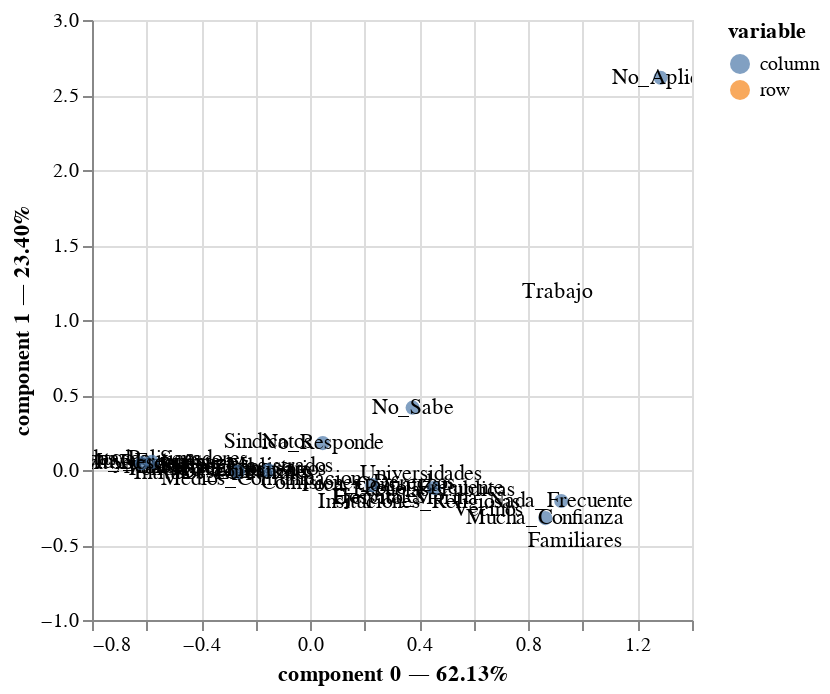

Write notebook code for a chart like this one.
### Markdown cell above
Las dos primeras componentes explican más del **80% de la varianza total**.

### Code cell
ca.plot(contingency_table_corruption_confidence_updated, x_component = 0, y_component = 1, show_row_markers = False,
        show_column_markers = True, show_row_labels = True, show_column_labels = True)

### Figure 1 — Vega specification as saved in the notebook (floating-point values rounded to 4 significant figures)
{"$schema": "https://vega.github.io/schema/vega/v5.json", "data": [{"name": "param_19_store"}, {"name": "source_0", "values": [{"component 0": 0.1765, "component 1": -0.08461, "value": "Comisiones_Derechos", "variable": "row"}, {"component 0": -0.5718, "component 1": 0.07334, "value": "Diputados_Senadores", "variable": "row"}, {"component 0": 0.3464, "component 1": -0.1836, "value": "Ejercito_Marina", "variable": "row"}, {"component 0": -0.147, "component 1": 0.004472, "value": "Empresarios", "variable": "row"}, {"component 0": 0.4527, "component 1": -0.1366, "value": "Escuelas_Publicas", "variable": "row"}, {"component 0": 0.9723, "component 1": -0.4722, "value": "Familiares", "variable": "row"}, {"component 0": -0.4453, "component 1": 0.01992, "value": "Gubernatura", "variable": "row"}, {"component 0": 0.2528, "component 1": -0.1772, "value": "Hospitales", "variable": "row"}, {"component 0": 0.3978, "component 1": -0.2131, "value": "Insituciones_Religiosas", "variable": "row"}, {"component 0": -0.3176, "component 1": -0.02236, "value": "Intitutos_Electorales", "variable": "row"}, {"component 0": -0.2349, "component 1": 0.02546, "value": "Jueces_Magistrados", "variable": "row"}, {"component 0": -0.1794, "component 1": -0.06233, "value": "Medios_Comunicacion", "variable": "row"}, {"component 0": -0.375, "component 1": 0.01922, "value": "Ministerio_Publico", "variable": "row"}, {"component 0": -0.3485, "component 1": 0.008839, "value": "Municipio", "variable": "row"}, {"component 0": -0.6827, "component 1": 0.07131, "value": "Partidos_Politicos", "variable": "row"}, {"component 0": -0.5529, "component 1": 0.006161, "value": "Policia", "variable": "row"}, {"component 0": -0.5517, "component 1": 0.04556, "value": "Secretarias", "variable": "row"}, {"component 0": -0.1543, "component 1": 0.1893, "value": "Sindicatos", "variable": "row"}, {"component 0": 0.904, "component 1": 1.186, "value": "Trabajo", "variable": "row"}, {"component 0": 0.4064, "component 1": -0.02809, "value": "Universidades", "variable": "row"}, {"component 0": 0.6521, "component 1": -0.2696, "value": "Vecinos", "variable": "row"}]}, {"name": "source_1", "values": [{"component 0": 0.1765, "component 1": -0.08461, "label": "Comisiones_Derechos"}, {"component 0": -0.5718, "component 1": 0.07334, "label": "Diputados_Senadores"}, {"component 0": 0.3464, "component 1": -0.1836, "label": "Ejercito_Marina"}, {"component 0": -0.147, "component 1": 0.004472, "label": "Empresarios"}, {"component 0": 0.4527, "component 1": -0.1366, "label": "Escuelas_Publicas"}, {"component 0": 0.9723, "component 1": -0.4722, "label": "Familiares"}, {"component 0": -0.4453, "component 1": 0.01992, "label": "Gubernatura"}, {"component 0": 0.2528, "component 1": -0.1772, "label": "Hospitales"}, {"component 0": 0.3978, "component 1": -0.2131, "label": "Insituciones_Religiosas"}, {"component 0": -0.3176, "component 1": -0.02236, "label": "Intitutos_Electorales"}, {"component 0": -0.2349, "component 1": 0.02546, "label": "Jueces_Magistrados"}, {"component 0": -0.1794, "component 1": -0.06233, "label": "Medios_Comunicacion"}, {"component 0": -0.375, "component 1": 0.01922, "label": "Ministerio_Publico"}, {"component 0": -0.3485, "component 1": 0.008839, "label": "Municipio"}, {"component 0": -0.6827, "component 1": 0.07131, "label": "Partidos_Politicos"}, {"component 0": -0.5529, "component 1": 0.006161, "label": "Policia"}, {"component 0": -0.5517, "component 1": 0.04556, "label": "Secretarias"}, {"component 0": -0.1543, "component 1": 0.1893, "label": "Sindicatos"}, {"component 0": 0.904, "component 1": 1.186, "label": "Trabajo"}, {"component 0": 0.4064, "component 1": -0.02809, "label": "Universidades"}, {"component 0": 0.6521, "component 1": -0.2696, "label": "Vecinos"}]}, {"name": "source_2", "values": [{"component 0": -0.5805, "component 1": 0.05403, "value": "Muy_Frecuente", "variable": "column"}, {"component 0": -0.1527, "component 1": -0.002761, "value": "Frecuente", "variable": "column"}, {"component 0": 0.4542, "component 1": -0.1192, "value": "Poco_Frecuente", "variable": "column"}, {"component 0": 0.9206, "component 1": -0.2067, "value": "Nada_Frecuente", "variable": "column"}, {"component 0": 0.3757, "component 1": 0.4158, "value": "No_Sabe", "variable": "column"}, {"component 0": 0.8623, "component 1": -0.3204, "value": "Mucha_Confianza", "variable": "column"}, {"component 0": 0.2274, "component 1": -0.101, "value": "Poca_Confianza", "variable": "column"}, {"component 0": -0.2648, "component 1": -0.01329, "value": "Desconfianza", "variable": "column"}, {"component 0": -0.6172, "component 1": 0.04598, "value": "Mucha_Desconfianza", "variable": "column"}, {"component 0": 1.285, "component 1": 2.615, "value": "No_Aplica", "variable": "column"}, {"component 0": 0.04605, "component 1": 0.1793, "value": "No_Responde", "variable": "column"}]}, {"name": "source_3", "values": [{"component 0": -0.5805, "component 1": 0.05403, "label": "Muy_Frecuente"}, {"component 0": -0.1527, "component 1": -0.002761, "label": "Frecuente"}, {"component 0": 0.4542, "component 1": -0.1192, "label": "Poco_Frecuente"}, {"component 0": 0.9206, "component 1": -0.2067, "label": "Nada_Frecuente"}, {"component 0": 0.3757, "component 1": 0.4158, "label": "No_Sabe"}, {"component 0": 0.8623, "component 1": -0.3204, "label": "Mucha_Confianza"}, {"component 0": 0.2274, "component 1": -0.101, "label": "Poca_Confianza"}, {"component 0": -0.2648, "component 1": -0.01329, "label": "Desconfianza"}, {"component 0": -0.6172, "component 1": 0.04598, "label": "Mucha_Desconfianza"}, {"component 0": 1.285, "component 1": 2.615, "label": "No_Aplica"}, {"component 0": 0.04605, "component 1": 0.1793, "label": "No_Responde"}]}, {"name": "source_0_color_domain_variable_0", "values": [{"variable": "row"}]}, {"name": "source_2_color_domain_variable_1", "values": [{"variable": "column"}]}], "signals": [{"name": "unit", "value": {}, "on": [{"events": "pointermove", "update": "isTuple(group()) ? group() : unit"}]}, {"name": "param_19", "update": "vlSelectionResolve(\"param_19_store\", \"union\")"}, {"name": "param_19_component_0", "on": [{"events": [{"source": "view", "type": "dblclick"}], "update": "null"}, {"events": {"signal": "param_19_translate_delta"}, "update": "panLinear(param_19_translate_anchor.extent_x, -param_19_translate_delta.x / width)"}, {"events": {"signal": "param_19_zoom_delta"}, "update": "zoomLinear(domain(\"x\"), param_19_zoom_anchor.x, param_19_zoom_delta)"}]}, {"name": "param_19_component_1", "on": [{"events": [{"source": "view", "type": "dblclick"}], "update": "null"}, {"events": {"signal": "param_19_translate_delta"}, "update": "panLinear(param_19_translate_anchor.extent_y, param_19_translate_delta.y / height)"}, {"events": {"signal": "param_19_zoom_delta"}, "update": "zoomLinear(domain(\"y\"), param_19_zoom_anchor.y, param_19_zoom_delta)"}]}, {"name": "param_19_tuple", "on": [{"events": [{"signal": "param_19_component_0 || param_19_component_1"}], "update": "param_19_component_0 && param_19_component_1 ? {unit: \"view_18\", fields: param_19_tuple_fields, values: [param_19_component_0,param_19_component_1]} : null"}]}, {"name": "param_19_tuple_fields", "value": [{"field": "component 0", "channel": "x", "type": "R"}, {"field": "component 1", "channel": "y", "type": "R"}]}, {"name": "param_19_translate_anchor", "value": {}, "on": [{"events": [{"source": "scope", "type": "pointerdown"}], "update": "{x: x(unit), y: y(unit), extent_x: domain(\"x\"), extent_y: domain(\"y\")}"}]}, {"name": "param_19_translate_delta", "value": {}, "on": [{"events": [{"source": "window", "between": [{"source": "scope", "type": "pointerdown"}, {"source": "window", "type": "pointerup"}], "type": "pointermove", "consume": true}], "update": "{x: param_19_translate_anchor.x - x(unit), y: param_19_translate_anchor.y - y(unit)}"}]}, {"name": "param_19_zoom_anchor", "on": [{"events": [{"source": "scope", "type": "wheel", "consume": true}], "update": "{x: invert(\"x\", x(unit)), y: invert(\"y\", y(unit))}"}]}, {"name": "param_19_zoom_delta", "on": [{"events": [{"source": "scope", "consume": true, "type": "wheel"}], "update": "pow(1.001, event.deltaY * pow(16, event.deltaMode))", "force": true}]}, {"name": "param_19_modify", "on": [{"events": {"signal": "param_19_tuple"}, "update": "modify(\"param_19_store\", param_19_tuple, true)"}]}], "marks": [{"type": "symbol", "name": "view_18_marks", "from": {"data": "source_0"}, "encode": {"update": {"tooltip": {"signal": "{\"variable\": isValid(datum[\"variable\"]) ? datum[\"variable\"] : \"\"+datum[\"variable\"], \"value\": isValid(datum[\"value\"]) ? datum[\"value\"] : \"\"+datum[\"value\"], \"component 0\": format(datum[\"component 0\"], \"\"), \"component 1\": format(datum[\"component 1\"], \"\")}"}, "fill": {"field": "variable", "scale": "color"}, "opacity": {"value": 0.7}, "size": {"value": 0}, "x": {"field": "component 0", "scale": "x"}, "y": {"field": "component 1", "scale": "y"}, "shape": {"value": "circle"}}}, "interactive": true, "clip": true, "style": ["circle"]}, {"type": "text", "name": "layer_1_marks", "from": {"data": "source_1"}, "encode": {"update": {"fill": {"value": "black"}, "text": {"signal": "isValid(datum[\"label\"]) ? datum[\"label\"] : \"\"+datum[\"label\"]"}, "x": {"field": "component 0", "scale": "x"}, "baseline": {"value": "middle"}, "y": {"field": "component 1", "scale": "y"}, "align": {"value": "center"}}}, "clip": true, "interactive": false, "style": ["text"]}, {"type": "symbol", "name": "layer_2_marks", "from": {"data": "source_2"}, "encode": {"update": {"y": {"field": "component 1", "scale": "y"}, "shape": {"value": "circle"}, "size": {"value": 50}, "x": {"field": "component 0", "scale": "x"}, "tooltip": {"signal": "{\"variable\": isValid(datum[\"variable\"]) ? datum[\"variable\"] : \"\"+datum[\"variable\"], \"value\": isValid(datum[\"value\"]) ? datum[\"value\"] : \"\"+datum[\"value\"], \"component 0\": format(datum[\"component 0\"], \"\"), \"component 1\": format(datum[\"component 1\"], \"\")}"}, "fill": {"field": "variable", "scale": "color"}, "opacity": {"value": 0.7}}}, "clip": true, "style": ["circle"], "interactive": true}, {"type": "text", "name": "layer_3_marks", "from": {"data": "source_3"}, "encode": {"update": {"align": {"value": "center"}, "fill": {"value": "black"}, "text": {"signal": "isValid(datum[\"label\"]) ? datum[\"label\"] : \"\"+datum[\"label\"]"}, "x": {"field": "component 0", "scale": "x"}, "y": {"field": "component 1", "scale": "y"}, "baseline": {"value": "middle"}}}, "clip": true, "interactive": false, "style": ["text"]}], "scales": [{"name": "x", "type": "linear", "domain": {"fields": [{"data": "source_0", "field": "component 0"}, {"data": "source_1", "field": "component 0"}, {"data": "source_2", "field": "component 0"}, {"data": "source_3", "field": "component 0"}]}, "range": [0, {"signal": "width"}], "zero": false, "nice": true, "domainRaw": {"signal": "param_19[\"component 0\"]"}}, {"name": "y", "type": "linear", "domain": {"fields": [{"data": "source_0", "field": "component 1"}, {"data": "source_1", "field": "component 1"}, {"data": "source_2", "field": "component 1"}, {"data": "source_3", "field": "component 1"}]}, "range": [{"signal": "height"}, 0], "nice": true, "domainRaw": {"signal": "param_19[\"component 1\"]"}, "zero": false}, {"name": "color", "type": "ordinal", "domain": {"fields": [{"data": "source_0_color_domain_variable_0", "field": "variable"}, {"data": "source_2_color_domain_variable_1", "field": "variable"}], "sort": true}, "range": "category"}], "axes": [{"scale": "x", "labels": false, "aria": false, "minExtent": 0, "maxExtent": 0, "orient": "bottom", "tickCount": {"signal": "ceil(width/40)"}, "domain": false, "zindex": 0, "ticks": false, "grid": true, "gridScale": "y"}, {"scale": "y", "orient": "left", "labels": false, "gridScale": "x", "minExtent": 0, "aria": false, "maxExtent": 0, "ticks": false, "tickCount": {"signal": "ceil(height/40)"}, "domain": false, "zindex": 0, "grid": true}, {"scale": "x", "grid": false, "labelOverlap": true, "zindex": 0, "tickCount": {"signal": "ceil(width/40)"}, "title": "component 0 — 62.13%", "orient": "bottom", "labelFlush": true}, {"scale": "y", "zindex": 0, "labelOverlap": true, "title": "component 1 — 23.40%", "orient": "left", "grid": false, "tickCount": {"signal": "ceil(height/40)"}}], "width": 300, "background": "white", "legends": [{"fill": "color", "symbolType": "circle", "title": "variable", "encode": {"symbols": {"update": {"opacity": {"value": 0.7}}}}}], "style": "cell", "height": 300, "padding": 5}
